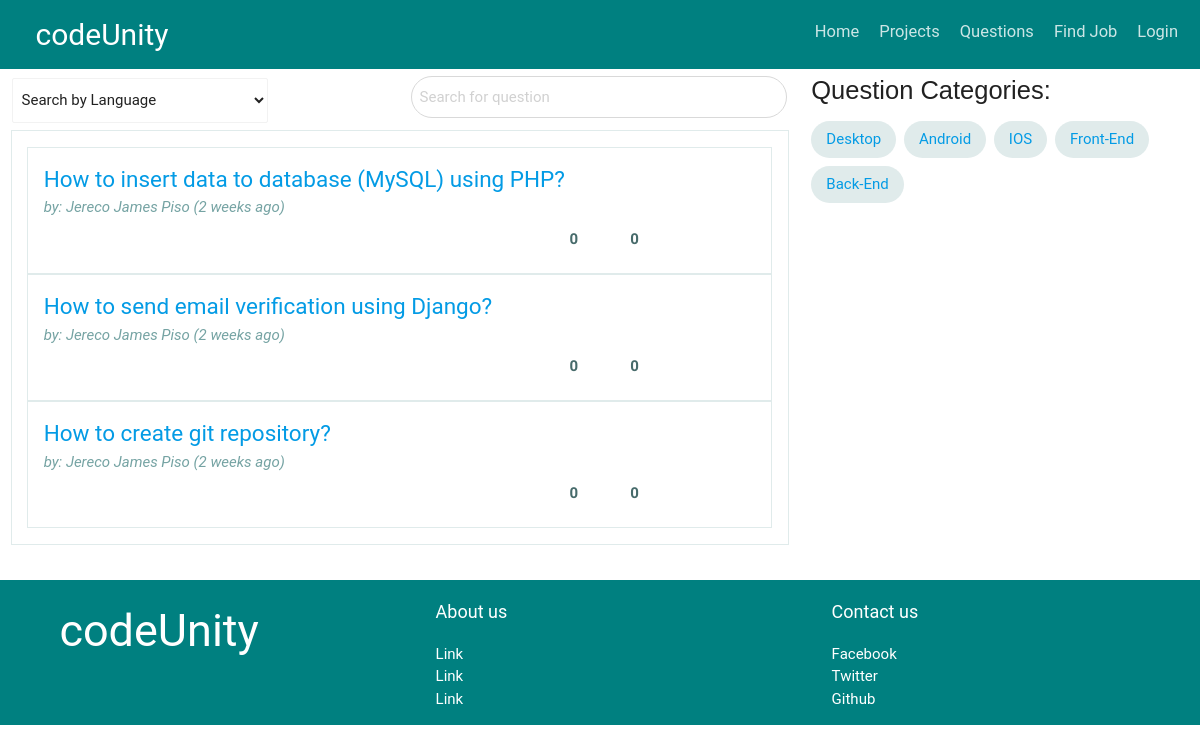
The app's page /codeunity/questions, older data.
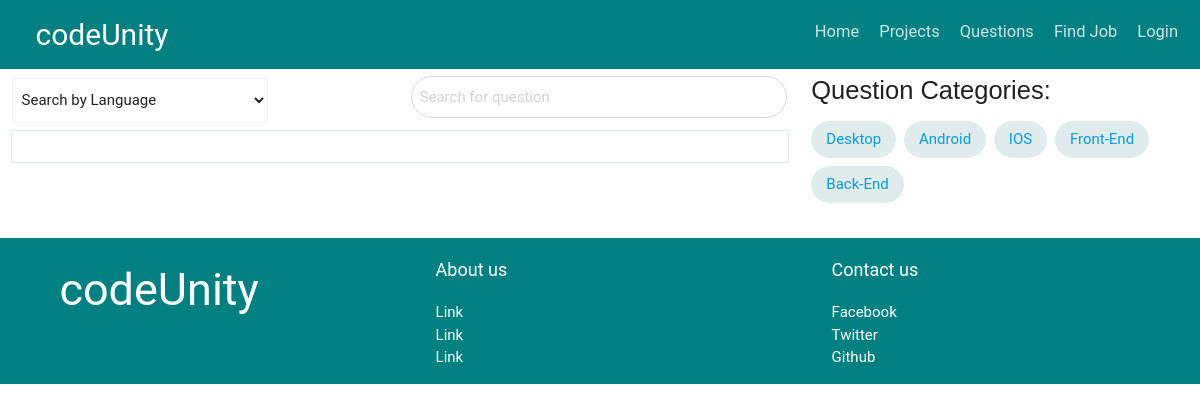
The same page, newer data.
### blog/models.py (models this page shows, shortened)
class Questions(models.Model):
	question = models.CharField(max_length=355)
	asker_id = models.IntegerField(null=True)
	code = models.TextField(blank=True)
	language = models.CharField(max_length=155)
	likes = models.IntegerField()
	category = models.CharField(max_length=255)

### blog/views/views.py (the view)
def questions(request):
  myquestions = Questions.objects.all()
  request.session.title = "Questions"
  return render(request, 'html/forum.html', {'myquestions': myquestions})

### blog/templates/html/forum.html (shortened to what this page needs)
{% extends 'html/templates/base.html' %}
{% block main_page %}
	{% include 'html/templates/header.html' %}
	<div class="row">
		<div class="col s12 m12 xl8 l8">
			<div class="row" style="margin-bottom: -3%;">
				<div class="col l6 m5 s12">
					<form id="form-filter-question">
						  <select class="browser-default">
						    <option value="" disabled selected>Search by Language</option>
						  </select>
					</form>
				</div>
				<div class="col l6 m7 s12">
					<form id="search-question">
						<input type="text" name="" placeholder="Search for question">
					</form>
				</div>
			</div>
			<ul class="questions-box">
				{% for question in myquestions %}
				<li class="question">
					<a href="">{{ question.question }}</a> <br>
					<cite style="">by: Jereco James Piso <i>(2 weeks ago)</i></cite>
					<div class="infos">
						<span class="fa fa-comments comments" style=""></span><b class="question-info">  {{ question.likes }}</b>
							<b class="question-info"><span class="fa fa-thumbs-up likes" style=""></span> {{ question.likes }}</b>
					</div>
				</li>
				{% endfor %}
			</ul>
		</div>
		<div class="col s12 m12 xl4 l4">
			<p class="question-categories">Question Categories:</p>
				<ul class="categories">
					<a href="">Desktop</a>
					<a href="">Android</a>
					<a href="">IOS</a>
					<a href="">Front-End</a>
					<a href="">Back-End</a>
				</ul>
		</div>
	</div>
	{% include 'html/templates/footer.html' %}
{% endblock %}

Row changes from the older to the newer data that the page shows:
removed Questions: question "How to insert data to database (MySQL) using PHP?", likes "0"
removed Questions: question "How to send email verification using Django?", likes "0"
removed Questions: question "How to create git repository?", likes "0"
